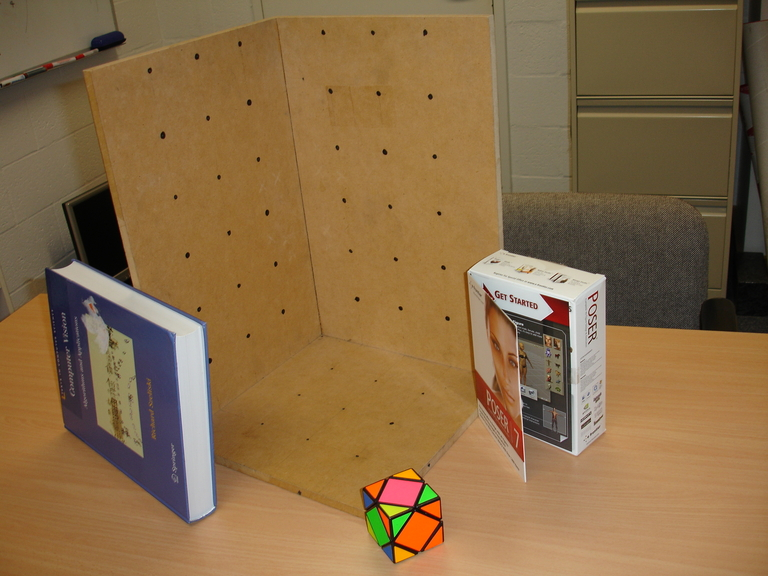
%> input picture task.3/stereo2012a.jpg, 768 x 576 px
$ octave task2.m   (GNU Octave 9; MATLAB toolbox functions it lacks are replaced by stand-ins)
%> lines starting %> are read from the running program, lines starting %| are printed output that depends on the picture
bw = imread('stereo2012a.jpg');
%> bw is the input picture: size 576x768x3 uint8; mean R, G, B 136.6, 107.2, 69.9
bw = imresize(bw, [1024, 1024]);
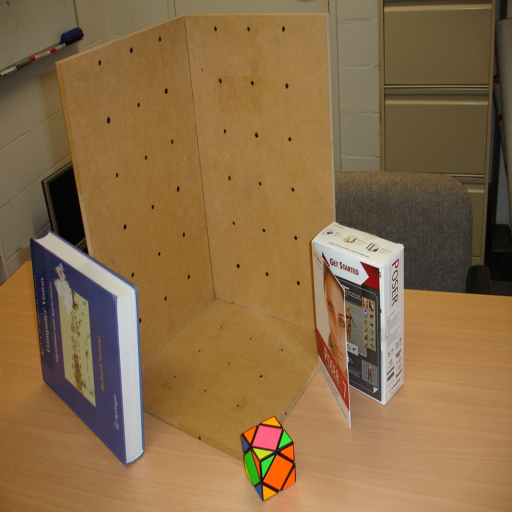
%> bw: size 1024x1024x3 uint8 (shown at 1/2 size); mean R, G, B 136.6, 107.2, 69.9
bw = rgb2gray(bw);
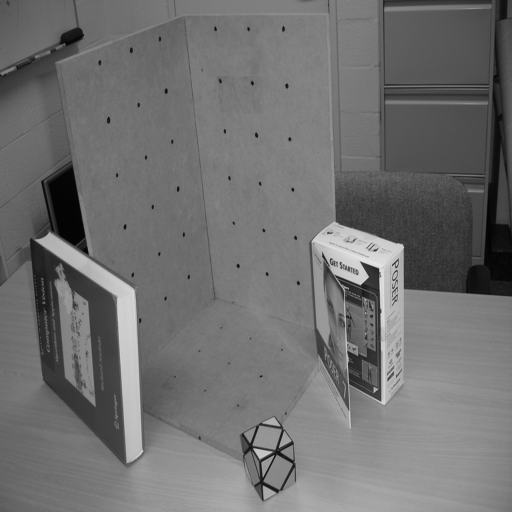
%> bw: size 1024x1024 uint8 (shown at 1/2 size); min 1, max 243, mean 111.8
imshow(bw);
hold on;
%> (the run ends here)

$ run again, with task.3/Left.jpg copied over task.3/stereo2012a.jpg
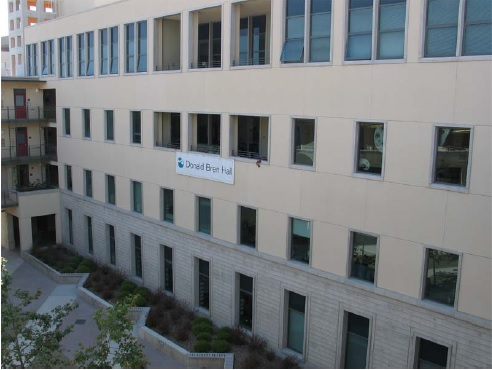
%> input picture task.3/Left.jpg, 492 x 370 px
%> bw is the input picture: size 370x492x3 uint8; mean R, G, B 116.8, 121, 123.2
%> `bw = imresize(bw, [1024, 1024]);`:
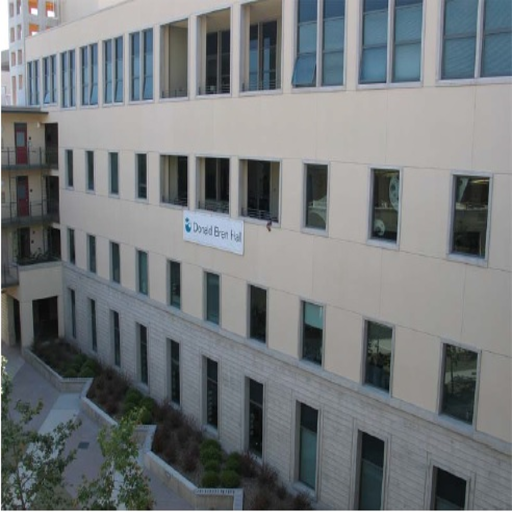
%> bw: size 1024x1024x3 uint8 (shown at 1/2 size); mean R, G, B 116.7, 121, 123.2
%> `bw = rgb2gray(bw);`:
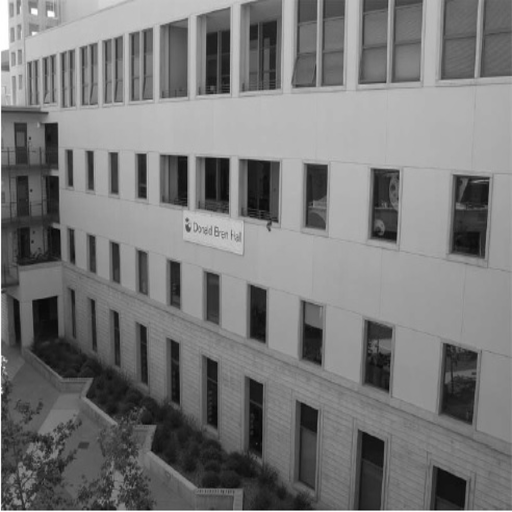
%> bw: size 1024x1024 uint8 (shown at 1/2 size); min 1, max 255, mean 120

$ run again, with task.3/Right.jpg copied over task.3/stereo2012a.jpg
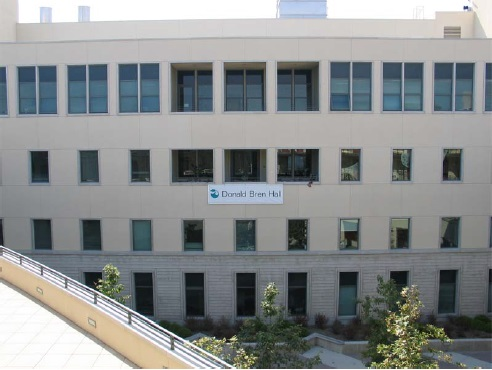
%> input picture task.3/Right.jpg, 492 x 370 px
%> bw is the input picture: size 370x492x3 uint8; mean R, G, B 137.5, 141.1, 141.3
%> `bw = imresize(bw, [1024, 1024]);`:
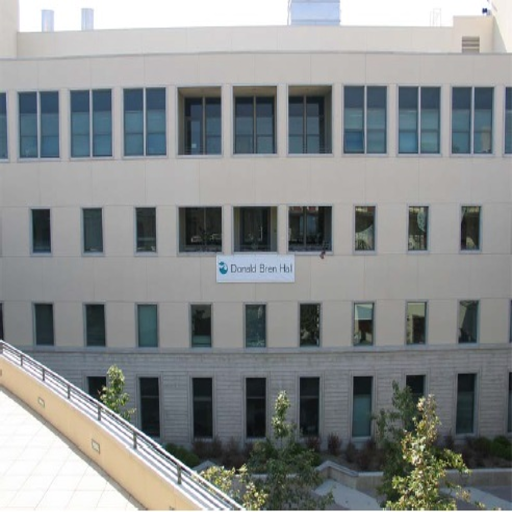
%> bw: size 1024x1024x3 uint8 (shown at 1/2 size); mean R, G, B 137.5, 141.1, 141.3
%> `bw = rgb2gray(bw);`:
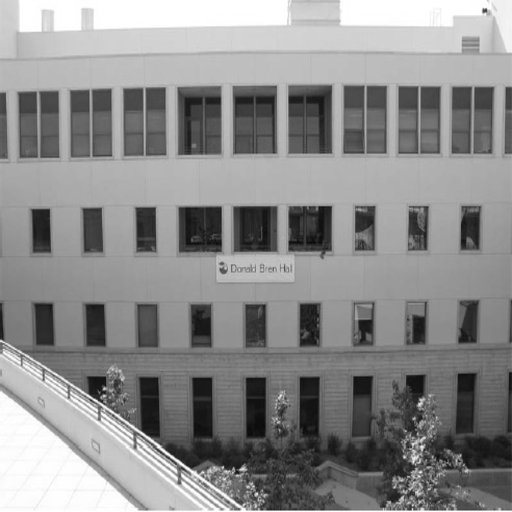
%> bw: size 1024x1024 uint8 (shown at 1/2 size); min 6, max 255, mean 140
